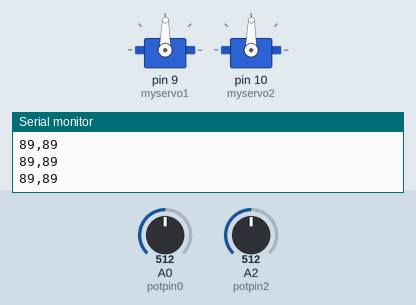
Bench run of a sketch on a simulated Arduino Uno, built with avr-gcc and run on an emulated ATmega328P. Parts: 2 × servo, the last lines printed to the serial monitor. The test bench sets the inputs (shaded band); at power-on: A0 (potpin0) = 512, A2 (potpin2) = 512.

Above: at 1.2 s.
1.3 s: A0 (potpin0) set to 716
At 2.1 s:
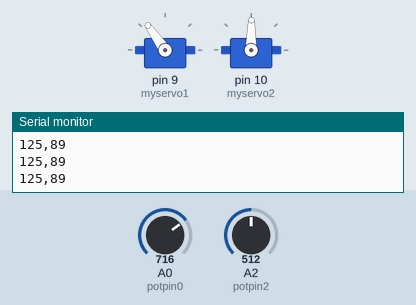
2.8 s: A2 (potpin2) set to 716
At 3.8 s:
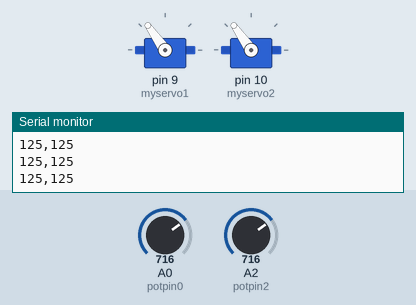
4.3 s: A0 (potpin0) set to 62
At 4.9 s:
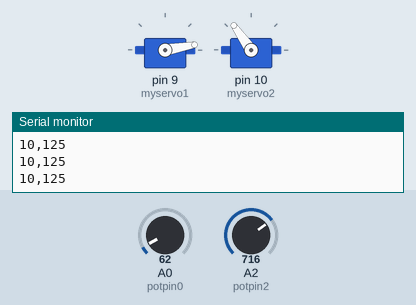
5.8 s: A0 (potpin0) set to 55
At 7.0 s:
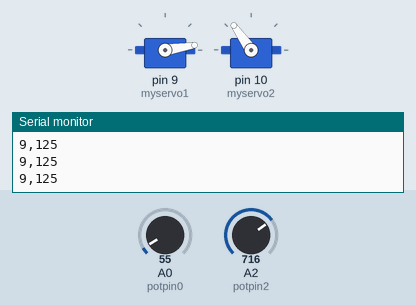
7.3 s: A2 (potpin2) set to 900
At 7.8 s:
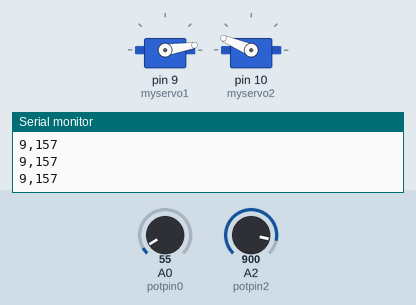
8.8 s: A2 (potpin2) set to 1023
At 9.4 s:
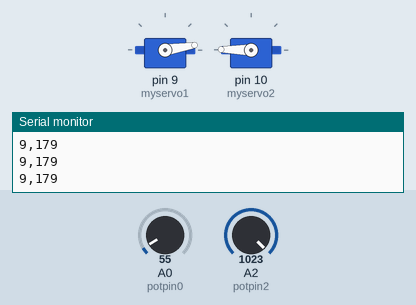
Timing chart, 0 to 11.3 s (numbered marks = the images above; inputs shaded):
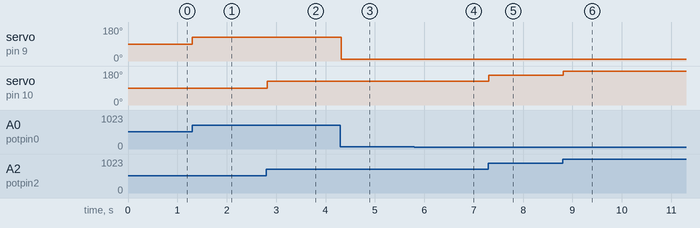

Measured:
- after the input at 1.3 s, servo on pin 9 (myservo1): 89° → 125° at once
- after the input at 2.8 s, servo on pin 10 (myservo2): 89° → 125° at once
- after the input at 4.3 s, servo on pin 9 (myservo1): 125° → 10° at once
- after the input at 5.8 s, servo on pin 9 (myservo1): 10° → 9° at once
- after the input at 7.3 s, servo on pin 10 (myservo2): 125° → 157° at once
- after the input at 8.8 s, servo on pin 10 (myservo2): 157° → 179° at once

The sketch:

TEST_Control_servo_with_joystick_2.ino
```cpp
// Add Servo Libs.
#include <Servo.h>

Servo myservo1;  // create servo object to control a servo
Servo myservo2;  // create servo object to control a servo

int potpin0 = 0; // analog pin used to connect the potentiometer
int potpin2 = 2; // analog pin used to connect the potentiometer
int val0 = 0;    // variable to read the value from the analog pin
int val2 = 0;    // variable to read the value from the analog pin

void setup()
{
  myservo1.attach(9);  // attaches the servo on pin 9 to the servo object
  myservo2.attach(10); // attaches the servo on pin 9 to the servo object
  Serial.begin(9600);
}

void loop()
{
  val0 = analogRead(potpin0);           // reads the value of the potentiometer (value between 0 and 1023)
     val0 = map(val0, 0, 1023, 0, 179); // scale it to use it with the servo (value between 0 and 180)
  val2 = analogRead(potpin2);           // reads the value of the potentiometer (value between 0 and 1023)
     val2 = map(val2, 0, 1023, 0, 179); // scale it to use it with the servo (value between 0 and 180)
  myservo1.write(val0);
  myservo2.write(val2);
  Serial.print(val0);                   // sets the servo position according to the scaled value
  Serial.print(',');
  Serial.println(val2);                 // sets the servo position according to the scaled value
  delay(20);                            // waits for the servo to get there
}
```
